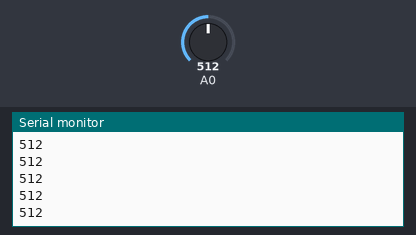
Bench run of a sketch on a simulated Arduino Uno, built with avr-gcc and run on an emulated ATmega328P. Parts: the last lines printed to the serial monitor. The inputs (shaded band) are chosen by the test bench; at power-on: A0 = 512.

Above: at 1.2 s.
1.3 s: A0 set to 716
At 1.32 s:
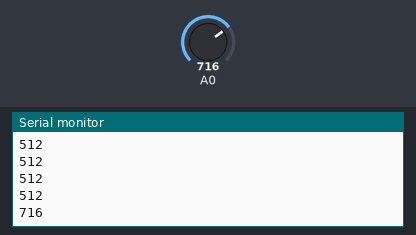
2.8 s: A0 set to 900
At 2.83 s:
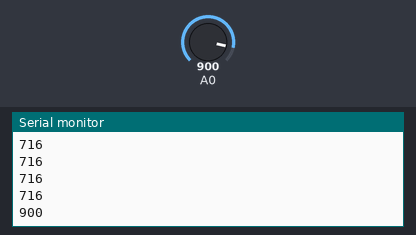
Timing chart, 0 to 5.8 s (numbered marks = the images above; inputs shaded):
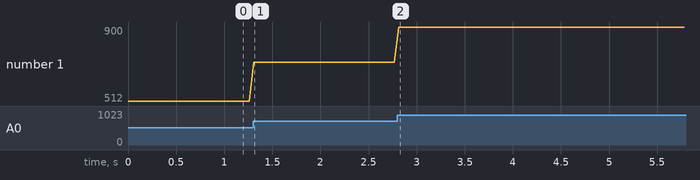

The sketch:

realTimeArduinoSensor.ino
```cpp
double x;

void setup() {
   //kecepatan komunikasi serial
   Serial.begin(9600);
}

void loop() {
   Serial.flush();
   int nilaiSensor = analogRead(A0);
   Serial.println(nilaiSensor);
   delay(50);
}
```

Measured:
- after the input at 1.3 s, the serial monitor: prints a new line at once (image 1)
- after the input at 2.8 s, the serial monitor: prints a new line at once (image 2)
- plotted number 1: 512 → 716 after the input at 1.3 s, 716 → 900 after the input at 2.8 s
